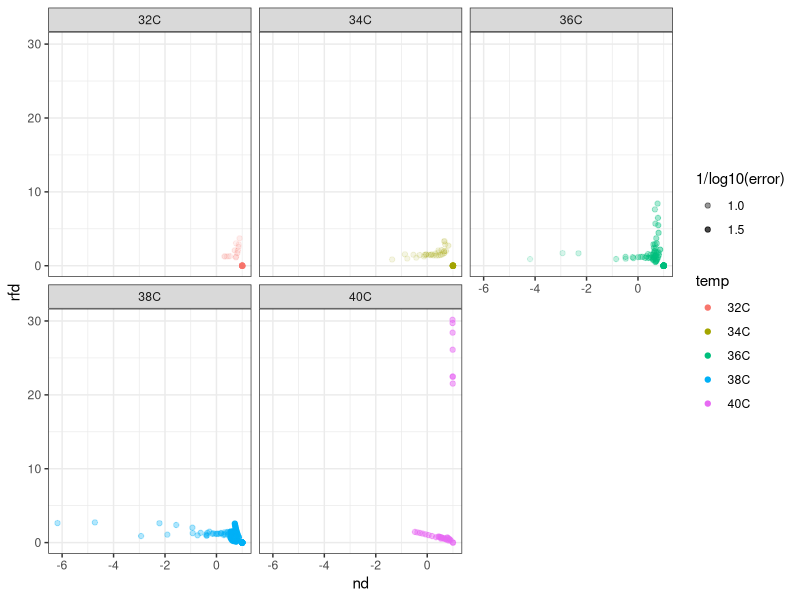

Write the R code that produced this figure.
library(tidyverse)

theme_set(theme_bw())

all_results <- read_csv('results/all_results.csv')

p <- all_results %>% 
  filter(!is.na(nd) & !is.na(rfd) & error < 100 & !is.infinite(nd) & !is.infinite(rfd) & rfd < 50) %>% 
  ggplot(aes(x=nd,y=rfd,col=temp,alpha=1/log10(error))) + geom_jitter() + facet_wrap(vars(temp))

ggsave(p, file = 'results/figures/nd_rfd/nd_rfd.pdf')
